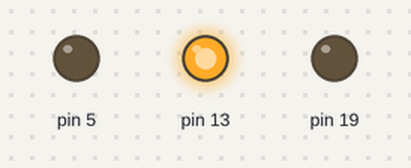
The sketch below on a simulated Arduino Uno, built with avr-gcc and run on an emulated ATmega328P. Shown: output pins drawn as LEDs (lit = HIGH).

Above: at 0.2 s.
At 0.7 s:
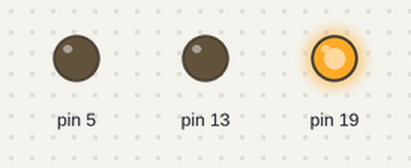
At 2.7 s:
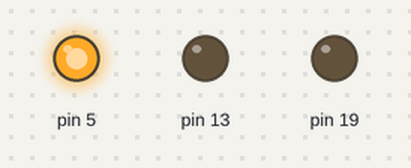
Timing chart, 0 to 3.5 s (numbered marks = the images above):
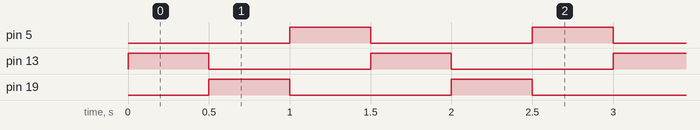

Measured:
- by itself, pin 5, pin 13, pin 19: alternates HIGH for 0.50 s and LOW for 1.0 s
- by itself, everything shown: repeats every 1.5 s, in 3 steps

The sketch:

lab4.ino
```cpp
//https://www.instructables.com/Arduino-and-Port-Manipulation/
//https://extremeelectronics.co.in/avr-tutorials/programming-in-c-tips-for-embedded-development/

void setup() {
// red led pin 13
DDRB = DDRB | 0b00100000; // 4 bytes
PORTB = PORTB & 0b00000000; // 2 bytes
// green led  pin 5
DDRD = DDRD | 0b00100000; // 4 bytes
PORTD = PORTD & 0b00000000; // 2 bytes
// yellow led  pin A5
DDRC = DDRC | 0b00100000; // 4 bytes
PORTC = PORTC & 0b00000000; // 2 bytes
}
void loop() {
// red led on others off
PORTB = PORTB | 0b00100000; // set bit with bitwise OR
PORTD = PORTD & 0b11011111; // clear bit with bitwise AND
PORTC = PORTC & 0b11011111;
delay(500);
// yellow led on others off
PORTB = PORTB & 0b11011111;
PORTD = PORTD & 0b11011111;
PORTC = PORTC | 0b00100000; // 2 bytes
delay(500);
// green led on others off
PORTD = PORTD | 0b00100000;
PORTB = PORTB & 0b11011111;
PORTC = PORTC & 0b11011111;
delay(500); // 170 bytes
// 8 bytes
}
```
